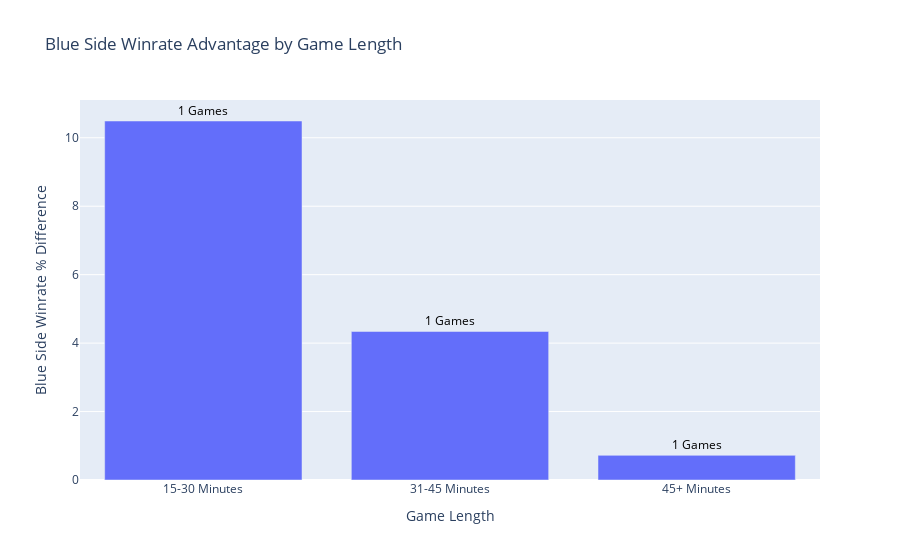

Write notebook code for a chart like this one.
### Code cell
wr_length = (df.assign(gamelength_bins=gamelength_bins)
 .groupby(["gamelength_bins", 'side'])
 .agg({'result': lambda x: np.round(x.mean()*100,2)})
 .unstack()
 .assign(blue_wr_advantage = lambda x: (x['result']['Blue'] - x['result']['Red']))
 ['blue_wr_advantage']
 )

customdata = np.stack((wr_length.groupby('gamelength_bins').size(), wr_length.groupby('gamelength_bins').size() / len(df) * 100), axis=-1)
fig = px.bar(wr_length, title='Blue Side Winrate Advantage by Game Length')
# Change it to categorical
fig.update_xaxes(type='category', title='Game Length')
fig.update_yaxes(title='Blue Side Winrate % Difference')
fig.update_layout(hovermode='x')
# Update the hover label text to show the year, and the winrate advantage
fig.update_traces(customdata=customdata, hovertemplate='Length: %{x}<br>Blue Winrate Advantage: %{y}%<br>%{customdata[0]:,} Games<br>(%{customdata[1]:.2f}% of all Games)')
# Add a text above each bar with the number of games in that bin, as stored in customdata
fig.update_layout(showlegend=False, annotations=[
    dict(
        x=bin,
        y=advantage,
        text=f"{int(games):,} Games",
        showarrow=False,
        font=dict(size=12, color='black'),
        xanchor='center',
        yanchor='bottom'
    )
    for bin, advantage, games in zip(wr_length.index, wr_length.values, customdata[:, 0])
])
fig.show()
wr_length

### Figure 1 — Plotly figure (JSON) as saved in the notebook; plotly's stock layout.template omitted (floating-point values rounded to 4 significant figures)
{"data": [{"alignmentgroup": "True", "customdata": [[1, 0.0001383], [1, 0.0001383], [1, 0.0001383]], "hovertemplate": "Length: %{x}<br>Blue Winrate Advantage: %{y}%<br>%{customdata[0]:,} Games<br>(%{customdata[1]:.2f}% of all Games)", "legendgroup": "blue_wr_advantage", "marker": {"color": "#636efa", "pattern": {"shape": ""}}, "name": "blue_wr_advantage", "offsetgroup": "blue_wr_advantage", "orientation": "v", "showlegend": true, "textposition": "auto", "type": "bar", "x": ["15-30 Minutes", "31-45 Minutes", "45+ Minutes"], "xaxis": "x", "y": [10.49, 4.34, 0.72], "yaxis": "y"}], "layout": {"annotations": [{"font": {"color": "black", "size": 12}, "showarrow": false, "text": "1 Games", "x": "15-30 Minutes", "xanchor": "center", "y": 10.49, "yanchor": "bottom"}, {"font": {"color": "black", "size": 12}, "showarrow": false, "text": "1 Games", "x": "31-45 Minutes", "xanchor": "center", "y": 4.34, "yanchor": "bottom"}, {"font": {"color": "black", "size": 12}, "showarrow": false, "text": "1 Games", "x": "45+ Minutes", "xanchor": "center", "y": 0.72, "yanchor": "bottom"}], "barmode": "relative", "hovermode": "x", "legend": {"title": {"text": "variable"}, "tracegroupgap": 0}, "showlegend": false, "title": {"text": "Blue Side Winrate Advantage by Game Length"}, "xaxis": {"anchor": "y", "domain": [0, 1], "title": {"text": "Game Length"}, "type": "category"}, "yaxis": {"anchor": "x", "domain": [0, 1], "title": {"text": "Blue Side Winrate % Difference"}}}}
